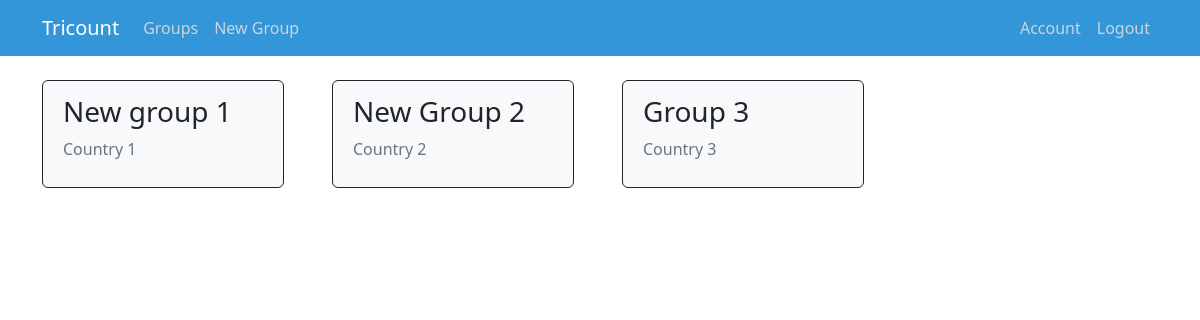
The page /groups (signed in) on the database its author committed.
### tricount/models.py (models this page shows, shortened)
class Group(db.Model):
        id = db.Column(db.Integer, primary_key=True)
        title = db.Column(db.String(100), nullable=False)
        description = db.Column(db.String(250), nullable=False)
        user_id = db.Column(db.Integer, db.ForeignKey('user.id'), nullable=False)
        bills = db.relationship('Bill', backref='group', lazy=True)

### tricount/routes.py (the view)
@app.route("/groups")
@login_required
def groups():
    groups = Group.query.filter_by(author=current_user)
    return render_template('groups.html', title="Groups", groups=groups)

### tricount/models.py (called while the page is built)
@login_manager.user_loader
def load_user(user_id):
    return User.query.get(int(user_id))

### tricount/templates/groups.html
{% extends "layout.html" %}
{% block content %}
    <div class="d-flex gap-5">
        {% for group in groups %}
            <article class="media content-section border-dark rounded bg-light">
                <div class=" media-body div-width">
                    <h2><a class="h3 text-decoration-none text-dark" href="{{ url_for('group', group_id=group.id) }}">{{ group.title }}</a></h2>
                    <p class="article-content text-muted">{{ group.description }}</p>
                </div>
            </article>
        {% endfor %}
    </div>
{% endblock content %}

### tricount/static/main.css (style rules this page uses)
body { background: #ffffff; color: #333333; margin-top: 5rem; }
h1, h2, h3, h4, h5, h6 { color: #444444; }
.content-section { background: #ffffff; padding: 10px 20px; border: 1px solid #dddddd; border-radius: 3px; margin-bottom: 20px; }
.article-content { white-space: pre-line; }
.div-width { width: 200px; }

### rows shown on the page
Group: title "New group 1", description "Country 1"
Group: title "New Group 2", description "Country 2"
Group: title "Group 3", description "Country 3"
